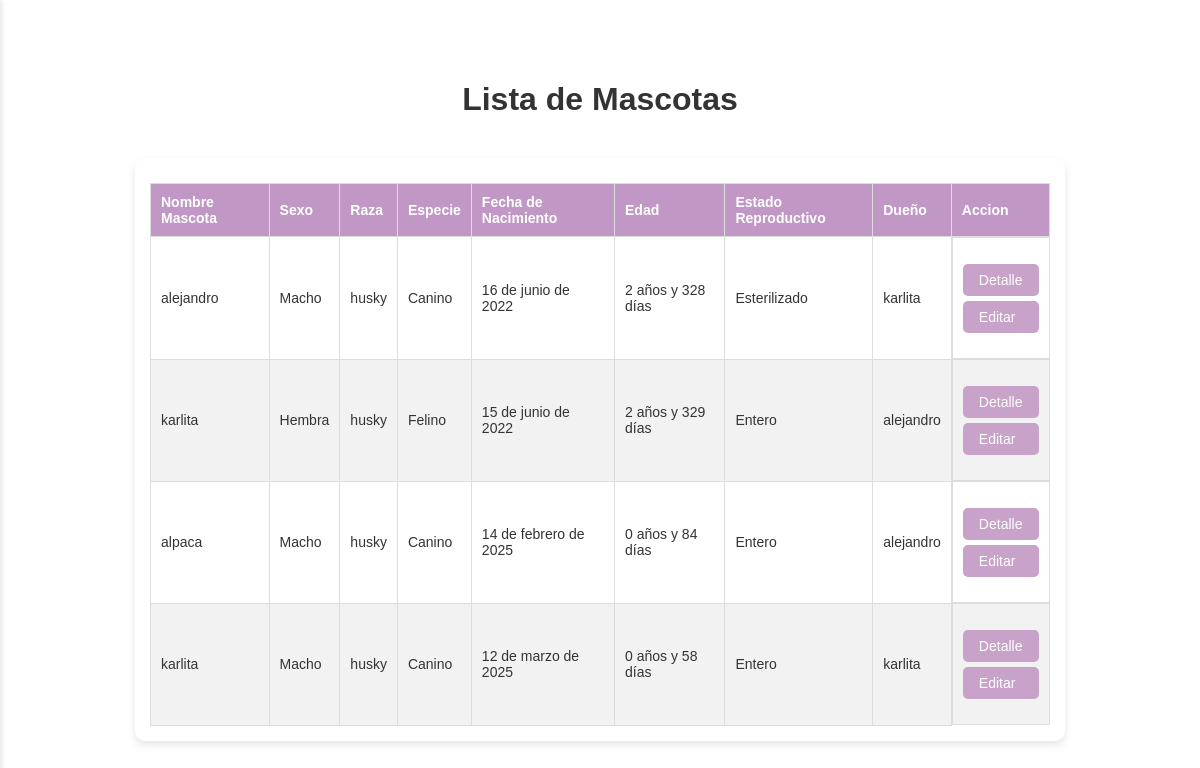
The app's page /ver_mascotas/ (signed in), older data.
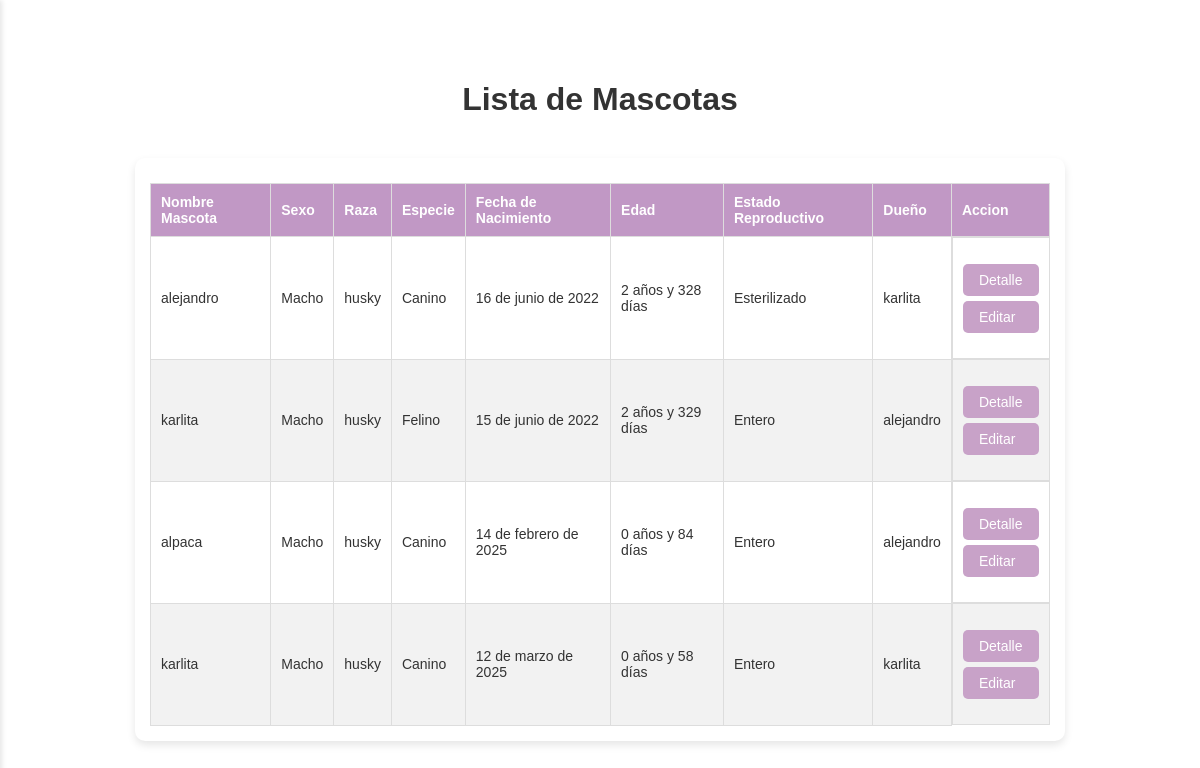
The same page, newer data.
### vetapp/models.py (models this page shows, shortened)
class Mascota(models.Model):
    SEXO_CHOICES = [
        ('Macho', 'Macho'),
        ('Hembra', 'Hembra'),
    ]
    ESPECIE_CHOICES = [
        ('Canino', 'Canino'),
        ('Felino', 'Felino'),
        ('Otro', 'Otro'),
    ]
    ESTADO_REPRODUCTIVO_CHOICES = [
        ('Entero', 'Entero'),
        ('Esterilizado', 'Esterilizado'),
    ]
    id_mascota = models.AutoField(primary_key=True)
    cliente = models.ForeignKey(Cliente, on_delete=models.CASCADE, related_name='mascotas')
    nombre = models.CharField(max_length=100)
    sexo = models.CharField(max_length=10, choices=SEXO_CHOICES)
    raza = models.CharField(max_length=100)
    especie = models.CharField(max_length=20, choices=ESPECIE_CHOICES)
    fecha_nacimiento = models.DateField()
    estado_reproductivo = models.CharField(max_length=15, choices=ESTADO_REPRODUCTIVO_CHOICES)
    def calcular_edad_completa(self):
        today = date.today()
        dias_totales = (today - self.fecha_nacimiento).days
        años = dias_totales // 365
        dias = dias_totales % 365
        años_texto = f"{años} año" if años == 1 else f"{años} años"
        dias_texto = f"{dias} día" if dias == 1 else f"{dias} días"
        return f"{años_texto} y {dias_texto}"
    edad = property(calcular_edad_completa)

class Cliente(models.Model):
    id_cliente = models.AutoField(primary_key=True)
    numero = models.CharField(max_length=20)
    mascota = models.CharField(max_length=100)  # Solo como dato de referencia rápida
    correo = models.EmailField()
    direccion = models.CharField(max_length=200)
    rut = models.CharField(max_length=12)
    nombre = models.CharField(max_length=100)

### vetapp/views.py (the view)
# urls.py: path('ver_mascotas/', views.ver_mascota, name='ver_mascotas'),
@login_required
def ver_mascota(request):
    mascotas = Mascota.objects.all()
    return render(request, 'vetapp/ver_mascotas.html', {'mascotas': mascotas})

### vetapp/templates/vetapp/ver_mascotas.html (shortened to what this page needs)
{% load static %}
<!DOCTYPE html>
<html lang="es">
<head>
    <link rel="stylesheet" href="{% static 'css/style.css' %}">
</head>
<body>
    <div class="home-container">
        <h1 class="ver-cliente-h1">Lista de Mascotas</h1>
        <div class="tabla-container">
            <table class="ver-cliente-table">
                <thead>
                    <tr class="ver-cliente-tr">
                        <th class="ver-cliente-th">Nombre Mascota</th>
                        <th class="ver-cliente-th">Sexo</th>
                        <th class="ver-cliente-th">Raza</th>
                        <th class="ver-cliente-th">Especie</th>
                        <th class="ver-cliente-th">Fecha de Nacimiento</th>
                        <th class="ver-cliente-th">Edad</th>
                        <th class="ver-cliente-th">Estado Reproductivo</th>
                        <th class="ver-cliente-th">Dueño</th>
                        <th class="ver-cliente-th">Accion</th>
                    </tr>
                </thead>
                <tbody>
                    {% for mascota in mascotas %}
                    <tr class="ver-cliente-tr">
                        <td class="ver-cliente-td">{{ mascota.nombre }}</td>
                        <td class="ver-cliente-td">{{ mascota.sexo }}</td>
                        <td class="ver-cliente-td">{{ mascota.raza }}</td>
                        <td class="ver-cliente-td">{{ mascota.especie }}</td>
                        <td class="ver-cliente-td">{{ mascota.fecha_nacimiento }}</td>
                        <td class="ver-cliente-td">{{ mascota.edad }}</td>
                        <td class="ver-cliente-td">{{ mascota.estado_reproductivo }}</td>
                        <td class="ver-cliente-td">{{ mascota.cliente.nombre }}</td>
                        <td class="ver-cliente-td ver-cliente-td-detalle">
                            <a href="{% url 'ver_fichas_mascota' mascota.id_mascota %}" class="detalle-btn" style="text-decoration: none;">Detalle</a>
                            <a href="{% url 'editar_mascota' mascota.id_mascota %}" class="detalle-btn" style="text-decoration: none;">Editar</a>
                        </td>
                    </tr>
                    {% empty %}
                    <tr class="ver-cliente-tr">
                        <td class="ver-cliente-td" colspan="9">No hay mascotas registradas.</td>
                    </tr>
                    {% endfor %}
                </tbody>
            </table>
        </div>
    </div>
</body>
</html>

Row changes from the older to the newer data that the page shows:
changed Mascota "Felino": sexo "Hembra" → "Macho"
